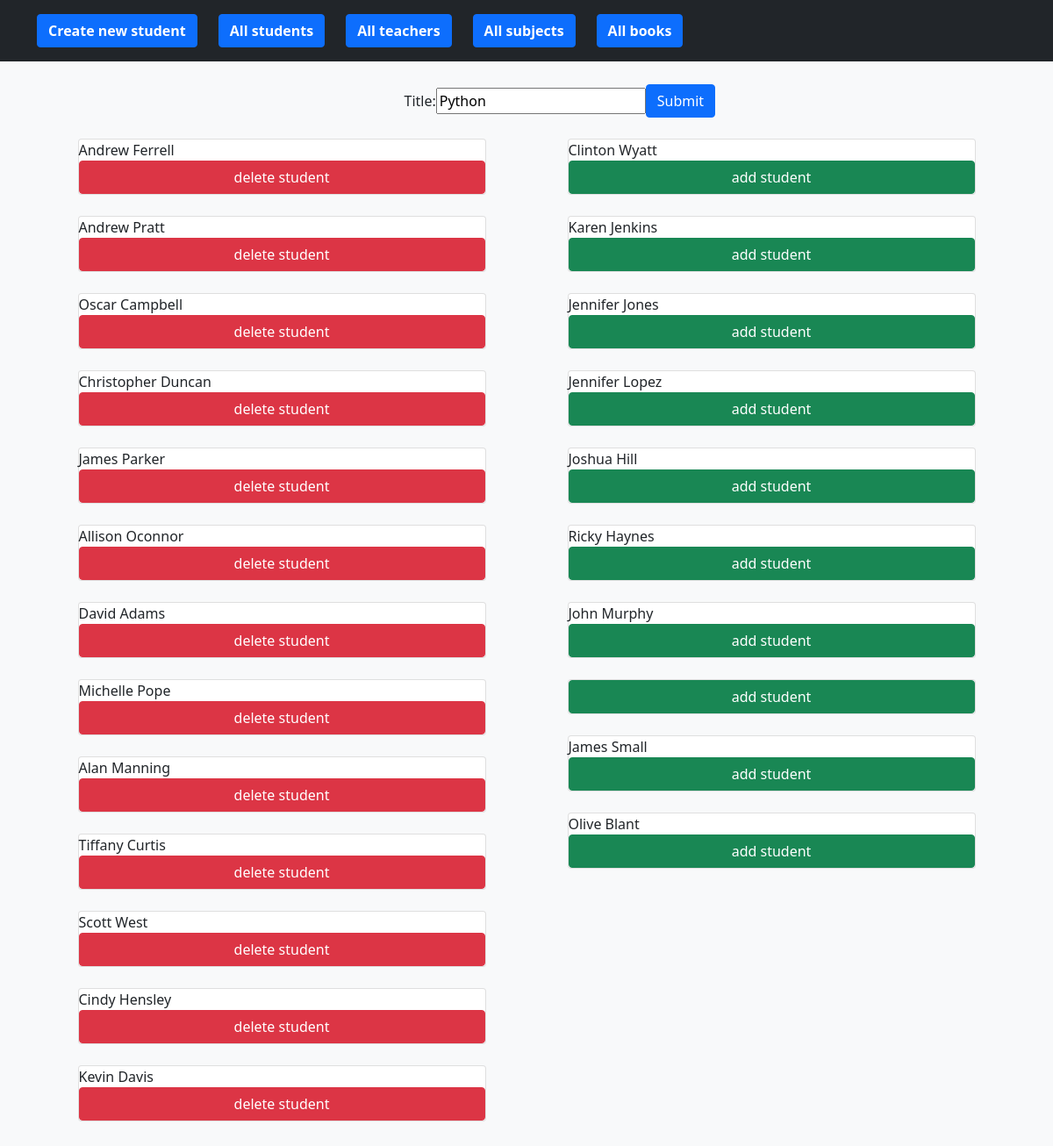
Screenshot of /subjects/update/1 with the database file from the repository.
### app/models.py (models this page shows, shortened)
class Subject(models.Model):
    title = models.CharField(max_length=200)
    created_at = models.DateTimeField(auto_now_add=True, null=True)
    updated_at = models.DateTimeField(auto_now=True, null=True)

class Student(models.Model):
    id = models.AutoField(primary_key=True)
    name = models.CharField(max_length=200)
    surname = models.CharField(max_length=200)
    age = models.IntegerField(null=True)
    sex = models.CharField(max_length=200)
    address = models.CharField(max_length=200)
    description = models.TextField()
    birthday = models.CharField(max_length=200)
    email = models.CharField(max_length=200)
    picture = models.ImageField(upload_to='students_picture/', null=True)
    social_url = models.CharField(null=True, max_length=200)
    normalized_name = models.CharField(null=True, max_length=200)
    book = models.OneToOneField('app.Book', on_delete=models.CASCADE,
                                null=True, related_name='student',
                                related_query_name='student')
    subject = models.ForeignKey(to='app.Subject', on_delete=models.SET_NULL,
                                null=True, related_name='students')
    created_at = models.DateTimeField(auto_now_add=True, null=True)
    updated_at = models.DateTimeField(auto_now=True, null=True)

### app/views.py (the view, shortened to what this page needs)
# urls.py: path('subjects/update/<id>', UpdateSubjectView.as_view(),
class UpdateSubjectView(View):
    def get(self, request, id):
        subject = get_object_or_404(Subject, id=id)
        subject_form = SubjectForm(instance=subject)
        subject_students = Student.objects.filter(subject__title=subject.title)
        no_subject_students = Student.objects.filter(subject=None)
        context = {
            'subject_form': subject_form,
            'subject': subject,
            'subject_students': subject_students,
            'no_subject_students': no_subject_students,
        }
        return render(request, 'subject_update.html', context=context)

### app/forms.py
class SubjectForm(ModelForm):
    class Meta:
        model = Subject
        fields = [
            'title',
        ]

### app/templates/subject_update.html (shortened to what this page needs)
{% extends 'base.html' %}
{% block body %}
<div class="album py-5 bg-light mt-5">
    <div class="container">
        <form action="{% url 'subject_update' id=subject.id %}" method="POST" class="d-flex flex-column mx-auto col-md-12 align-items-center">
            <div class="col-md-3 mb-4 d-flex flex-row align-items-center">
                {{ subject_form }}
                <button type="submit" class="btn btn-primary">Submit</button>
            </div>
            <div class="d-flex flex-row mx-auto col-md-12">
                <div class="d-flex flex-column mx-auto col-md-5">
                    {% for student in subject_students %}
                    <div class="d-flex flex-column card mb-4 box-shadow">
                        {{ student.name }} {{ student.surname }}
                        <button class="btn btn-danger col-md-12" type="submit" name="delete_student" value={{student.id}}>delete student</button>
                    </div>
                    {% endfor %}
                </div>
                <div class="d-flex flex-column mx-auto col-md-5">
                    {% for student in no_subject_students %}
                    <div class="d-flex flex-column card mb-4 box-shadow">
                        {{ student.name }} {{ student.surname }}
                        <button class="btn btn-success col-md-12" type="submit" name="add_student" value={{student.id}}>add student</button>
                    </div>
                    {% endfor %}
                </div>
            </div>
        </form>
    </div>
</div>
{% endblock %}

### rows the page displays
Subject: title "Python"
Student: name "Andrew", surname "Ferrell", {{ student.id }} 3 (drawn)
Student: name "Andrew", surname "Pratt", {{ student.id }} 4 (drawn)
Student: name "Oscar", surname "Campbell", {{ student.id }} 5 (drawn)
Student: name "Christopher", surname "Duncan", {{ student.id }} 6 (drawn)
Student: name "James", surname "Parker", {{ student.id }} 7 (drawn)
Student: name "Allison", surname "Oconnor", {{ student.id }} 8 (drawn)
Student: name "David", surname "Adams", {{ student.id }} 9 (drawn)
Student: name "Michelle", surname "Pope", {{ student.id }} 10 (drawn)
Student: name "Alan", surname "Manning", {{ student.id }} 11 (drawn)
Student: name "Tiffany", surname "Curtis", {{ student.id }} 12 (drawn)
Student: name "Scott", surname "West", {{ student.id }} 13 (drawn)
Student: name "Cindy", surname "Hensley", {{ student.id }} 14 (drawn)
Student: name "Kevin", surname "Davis", {{ student.id }} 41 (drawn)
Student: name "Clinton", surname "Wyatt", {{ student.id }} 58 (drawn)
Student: name "Karen", surname "Jenkins", {{ student.id }} 59 (drawn)
Student: name "Jennifer", surname "Jones", {{ student.id }} 61 (drawn)
Student: name "Jennifer", surname "Lopez", {{ student.id }} 62 (drawn)
Student: name "Joshua", surname "Hill", {{ student.id }} 63 (drawn)
Student: name "Ricky", surname "Haynes", {{ student.id }} 65 (drawn)
Student: name "John", surname "Murphy", {{ student.id }} 66 (drawn)
Student: {{ student.id }} 76 (drawn)
Student: name "James", surname "Small", {{ student.id }} 77 (drawn)
Student: name "Olive", surname "Blant", {{ student.id }} 78 (drawn)
